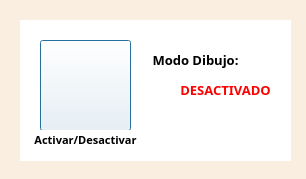
<?xml version="1.0" encoding="UTF-8"?>
<ui version="4.0">
 <class>DibujoV3DialogBase</class>
 <widget class="QDialog" name="DibujoV3DialogBase">
  <property name="windowModality">
   <enum>Qt::NonModal</enum>
  </property>
  <property name="geometry">
   <rect>
    <x>0</x>
    <y>0</y>
    <width>306</width>
    <height>179</height>
   </rect>
  </property>
  <property name="minimumSize">
   <size>
    <width>305</width>
    <height>178</height>
   </size>
  </property>
  <property name="maximumSize">
   <size>
    <width>306</width>
    <height>179</height>
   </size>
  </property>
  <property name="windowTitle">
   <string>Dibujo</string>
  </property>
  <property name="styleSheet">
   <string notr="true">QDialog{
background : rgb(250,238,224);
}</string>
  </property>
  <widget class="QWidget" name="widget" native="true">
   <property name="geometry">
    <rect>
     <x>20</x>
     <y>20</y>
     <width>271</width>
     <height>141</height>
    </rect>
   </property>
   <property name="styleSheet">
    <string notr="true">QWidget{
background : rgb(255,255,255);
}</string>
   </property>
   <widget class="QLabel" name="labelStatus">
    <property name="geometry">
     <rect>
      <x>150</x>
      <y>60</y>
      <width>111</width>
      <height>21</height>
     </rect>
    </property>
    <property name="font">
     <font>
      <family>Century Gothic</family>
      <pointsize>10</pointsize>
      <weight>75</weight>
      <italic>false</italic>
      <bold>true</bold>
     </font>
    </property>
    <property name="styleSheet">
     <string notr="true">color: rgb(255, 0, 0)</string>
    </property>
    <property name="text">
     <string>&lt;html&gt;&lt;head/&gt;&lt;body&gt;&lt;p align=&quot;center&quot;&gt;DESACTIVADO&lt;/p&gt;&lt;/body&gt;&lt;/html&gt;</string>
    </property>
   </widget>
   <widget class="QPushButton" name="botonDibujar">
    <property name="geometry">
     <rect>
      <x>20</x>
      <y>20</y>
      <width>91</width>
      <height>91</height>
     </rect>
    </property>
    <property name="styleSheet">
     <string notr="true">background : rgb(255,255,255,0)</string>
    </property>
    <property name="text">
     <string/>
    </property>
    <property name="icon">
     <iconset>
      <normaloff>:/plugins/dibujo/icons/flechaCafe.png</normaloff>:/plugins/dibujo/icons/flechaCafe.png</iconset>
    </property>
    <property name="iconSize">
     <size>
      <width>84</width>
      <height>84</height>
     </size>
    </property>
   </widget>
   <widget class="QLabel" name="labelStatus_2">
    <property name="geometry">
     <rect>
      <x>10</x>
      <y>110</y>
      <width>111</width>
      <height>21</height>
     </rect>
    </property>
    <property name="font">
     <font>
      <family>Century Gothic</family>
      <pointsize>10</pointsize>
      <weight>50</weight>
      <italic>false</italic>
      <bold>false</bold>
     </font>
    </property>
    <property name="styleSheet">
     <string notr="true"/>
    </property>
    <property name="text">
     <string>&lt;html&gt;&lt;head/&gt;&lt;body&gt;&lt;p align=&quot;center&quot;&gt;&lt;span style=&quot; font-size:8pt; font-weight:600;&quot;&gt;Activar/Desactivar&lt;/span&gt;&lt;/p&gt;&lt;/body&gt;&lt;/html&gt;</string>
    </property>
   </widget>
   <widget class="QLabel" name="labelStatus_3">
    <property name="geometry">
     <rect>
      <x>120</x>
      <y>30</y>
      <width>111</width>
      <height>21</height>
     </rect>
    </property>
    <property name="font">
     <font>
      <family>Century Gothic</family>
      <pointsize>10</pointsize>
      <weight>50</weight>
      <italic>false</italic>
      <bold>false</bold>
     </font>
    </property>
    <property name="styleSheet">
     <string notr="true"/>
    </property>
    <property name="text">
     <string>&lt;html&gt;&lt;head/&gt;&lt;body&gt;&lt;p align=&quot;center&quot;&gt;&lt;span style=&quot; font-weight:600;&quot;&gt;Modo Dibujo:&lt;/span&gt;&lt;/p&gt;&lt;/body&gt;&lt;/html&gt;</string>
    </property>
   </widget>
  </widget>
 </widget>
 <resources/>
 <connections/>
</ui>
